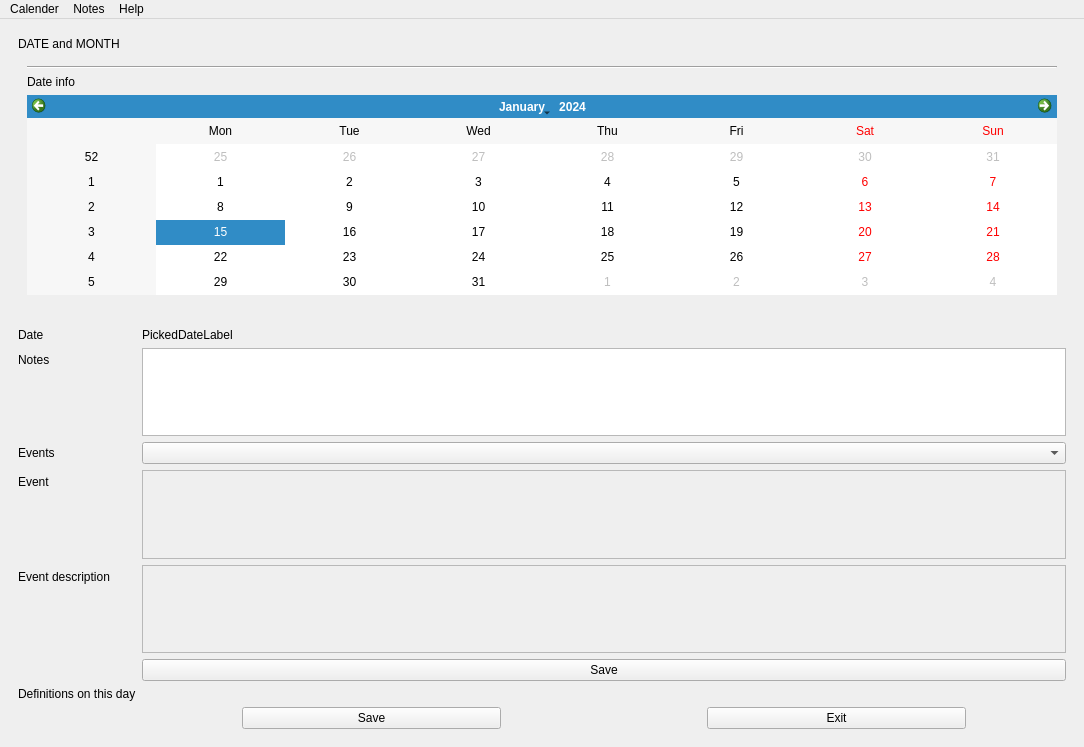
<?xml version="1.0" encoding="UTF-8"?>
<ui version="4.0">
 <class>MainWindow</class>
 <widget class="QMainWindow" name="MainWindow">
  <property name="geometry">
   <rect>
    <x>0</x>
    <y>0</y>
    <width>1084</width>
    <height>747</height>
   </rect>
  </property>
  <property name="sizePolicy">
   <sizepolicy hsizetype="Ignored" vsizetype="Ignored">
    <horstretch>0</horstretch>
    <verstretch>0</verstretch>
   </sizepolicy>
  </property>
  <property name="mouseTracking">
   <bool>false</bool>
  </property>
  <property name="windowTitle">
   <string>OCAN</string>
  </property>
  <widget class="QWidget" name="centralwidget">
   <property name="enabled">
    <bool>true</bool>
   </property>
   <property name="sizePolicy">
    <sizepolicy hsizetype="Ignored" vsizetype="Ignored">
     <horstretch>0</horstretch>
     <verstretch>0</verstretch>
    </sizepolicy>
   </property>
   <property name="minimumSize">
    <size>
     <width>0</width>
     <height>0</height>
    </size>
   </property>
   <layout class="QHBoxLayout" name="horizontalLayout">
    <item>
     <layout class="QVBoxLayout" name="verticalLayout_4">
      <property name="sizeConstraint">
       <enum>QLayout::SetDefaultConstraint</enum>
      </property>
      <item>
       <widget class="QWidget" name="CalenderPage" native="true">
        <layout class="QVBoxLayout" name="verticalLayout_2">
         <item>
          <widget class="QLabel" name="label">
           <property name="text">
            <string>DATE and MONTH</string>
           </property>
          </widget>
         </item>
         <item>
          <spacer name="verticalSpacer">
           <property name="orientation">
            <enum>Qt::Vertical</enum>
           </property>
           <property name="sizeType">
            <enum>QSizePolicy::Maximum</enum>
           </property>
           <property name="sizeHint" stdset="0">
            <size>
             <width>20</width>
             <height>180</height>
            </size>
           </property>
          </spacer>
         </item>
         <item>
          <widget class="QWidget" name="CalenderBox" native="true">
           <property name="enabled">
            <bool>true</bool>
           </property>
           <layout class="QVBoxLayout" name="verticalLayout">
            <item>
             <layout class="QVBoxLayout" name="CalenderLayout">
              <item>
               <widget class="Line" name="line">
                <property name="orientation">
                 <enum>Qt::Horizontal</enum>
                </property>
               </widget>
              </item>
              <item>
               <widget class="QLabel" name="label_2">
                <property name="text">
                 <string>Date info</string>
                </property>
               </widget>
              </item>
              <item>
               <widget class="QCalendarWidget" name="calendarWidget">
                <property name="enabled">
                 <bool>true</bool>
                </property>
                <property name="minimumSize">
                 <size>
                  <width>200</width>
                  <height>200</height>
                 </size>
                </property>
               </widget>
              </item>
             </layout>
            </item>
           </layout>
          </widget>
         </item>
        </layout>
       </widget>
      </item>
      <item>
       <widget class="QWidget" name="CalenderEditPage" native="true">
        <layout class="QVBoxLayout" name="verticalLayout_3">
         <item>
          <layout class="QFormLayout" name="formLayout">
           <item row="1" column="0">
            <widget class="QLabel" name="DateLabel">
             <property name="text">
              <string>Date</string>
             </property>
            </widget>
           </item>
           <item row="1" column="1">
            <widget class="QLabel" name="PickedDateLabel">
             <property name="text">
              <string>PickedDateLabel</string>
             </property>
            </widget>
           </item>
           <item row="2" column="0">
            <widget class="QLabel" name="calenderNoteLabel">
             <property name="text">
              <string>Notes</string>
             </property>
            </widget>
           </item>
           <item row="2" column="1">
            <widget class="QTextEdit" name="calenderNotesTextEdit"/>
           </item>
           <item row="4" column="0">
            <widget class="QLabel" name="eventLabel">
             <property name="text">
              <string>Event</string>
             </property>
            </widget>
           </item>
           <item row="4" column="1">
            <widget class="QTextEdit" name="eventTextEdit">
             <property name="enabled">
              <bool>false</bool>
             </property>
             <property name="readOnly">
              <bool>false</bool>
             </property>
            </widget>
           </item>
           <item row="5" column="0">
            <widget class="QLabel" name="eventDescriptionLabel">
             <property name="text">
              <string>Event description</string>
             </property>
            </widget>
           </item>
           <item row="5" column="1">
            <widget class="QTextEdit" name="eventDescriptionTextEdit">
             <property name="enabled">
              <bool>false</bool>
             </property>
            </widget>
           </item>
           <item row="8" column="1">
            <layout class="QHBoxLayout" name="horizontalLayout_2">
             <item>
              <spacer name="horizontalSpacer_2">
               <property name="orientation">
                <enum>Qt::Horizontal</enum>
               </property>
               <property name="sizeType">
                <enum>QSizePolicy::Maximum</enum>
               </property>
               <property name="sizeHint" stdset="0">
                <size>
                 <width>100</width>
                 <height>20</height>
                </size>
               </property>
              </spacer>
             </item>
             <item>
              <widget class="QPushButton" name="calenderEditSavePushButton">
               <property name="text">
                <string>Save</string>
               </property>
              </widget>
             </item>
             <item>
              <spacer name="horizontalSpacer">
               <property name="orientation">
                <enum>Qt::Horizontal</enum>
               </property>
               <property name="sizeType">
                <enum>QSizePolicy::Maximum</enum>
               </property>
               <property name="sizeHint" stdset="0">
                <size>
                 <width>200</width>
                 <height>20</height>
                </size>
               </property>
              </spacer>
             </item>
             <item>
              <widget class="QPushButton" name="calenderEditExitPushButton">
               <property name="text">
                <string>Exit</string>
               </property>
              </widget>
             </item>
             <item>
              <spacer name="horizontalSpacer_3">
               <property name="orientation">
                <enum>Qt::Horizontal</enum>
               </property>
               <property name="sizeType">
                <enum>QSizePolicy::Maximum</enum>
               </property>
               <property name="sizeHint" stdset="0">
                <size>
                 <width>100</width>
                 <height>20</height>
                </size>
               </property>
              </spacer>
             </item>
            </layout>
           </item>
           <item row="3" column="0">
            <widget class="QLabel" name="eventsLabel">
             <property name="text">
              <string>Events</string>
             </property>
            </widget>
           </item>
           <item row="3" column="1">
            <widget class="QComboBox" name="eventsComboBox"/>
           </item>
           <item row="8" column="0">
            <spacer name="horizontalSpacer_4">
             <property name="orientation">
              <enum>Qt::Horizontal</enum>
             </property>
             <property name="sizeHint" stdset="0">
              <size>
               <width>40</width>
               <height>20</height>
              </size>
             </property>
            </spacer>
           </item>
           <item row="7" column="0">
            <widget class="QLabel" name="definitionsListLabel">
             <property name="text">
              <string>Definitions on this day</string>
             </property>
            </widget>
           </item>
           <item row="7" column="1">
            <layout class="QVBoxLayout" name="definitionsListVerticalLayout"/>
           </item>
           <item row="6" column="1">
            <widget class="QPushButton" name="calenderEventSavePushButton">
             <property name="text">
              <string>Save</string>
             </property>
            </widget>
           </item>
          </layout>
         </item>
        </layout>
       </widget>
      </item>
     </layout>
    </item>
   </layout>
  </widget>
  <widget class="QMenuBar" name="menubar">
   <property name="geometry">
    <rect>
     <x>0</x>
     <y>0</y>
     <width>1084</width>
     <height>26</height>
    </rect>
   </property>
   <widget class="QMenu" name="menuOCAN">
    <property name="title">
     <string>Calender</string>
    </property>
   </widget>
   <widget class="QMenu" name="menuNotes">
    <property name="title">
     <string>Notes</string>
    </property>
    <addaction name="actionCosepts"/>
    <addaction name="actionNotes"/>
   </widget>
   <widget class="QMenu" name="menuHelp">
    <property name="title">
     <string>Help</string>
    </property>
   </widget>
   <addaction name="menuOCAN"/>
   <addaction name="menuNotes"/>
   <addaction name="menuHelp"/>
  </widget>
  <action name="actionCalender">
   <property name="text">
    <string>Calender</string>
   </property>
  </action>
  <action name="actionCosepts">
   <property name="text">
    <string>Consepts</string>
   </property>
  </action>
  <action name="actionNotes">
   <property name="text">
    <string>Notes</string>
   </property>
  </action>
 </widget>
 <resources/>
 <connections/>
</ui>
